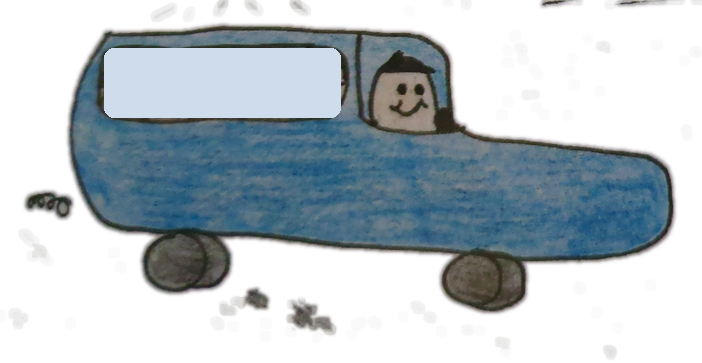
#> input picture scenes/sc05-uber/assets/car_blue.png, 702 x 363 px, given in place of 09_uber_closeup.jpg, which was not available; the run also reads 1 picture not shown here
$ python prepare_pictures.py
#> lines starting #> are read from the running program, lines starting #| are printed output that depends on the picture; after the words box and inside, x2 and y2 are one past the last pixel; in counts of white or black regions, pixels touching at a corner belong together
### tools/picture_tricks.py
"""
picture_tricks.py  -  the picture tools every scene's prepare_pictures.py uses.

  open_master(name)        open a master photo the right way up
  cut_to_width(...)        cut a box out of it, resized to 1280 wide
  ink_strength(img)        how "inky" each pixel is (dark pen lines)
  lift_ink(...)            make a see-through PNG of just the ink
  fill_inside(ink, box)    ink PLUS everything inside its outline (solid shapes)
  rub_out(...)             paint over things so they disappear from a background
  feather(img, colour)     blend a picture's edges into a flat colour

A scene uses them like this (see scenes/sc03-flight/tools/prepare_pictures.py):

    import sys; sys.path.insert(0, str(STORY / "tools"))
    from picture_tricks import *

(Scenes 1 and 2 were made before this file existed and keep their own copies.)
"""
from pathlib import Path

import numpy as np
from PIL import Image, ImageOps, ImageFilter, ImageDraw

STORY = Path(__file__).resolve().parents[1]  # .../storybook
WIDTH = 1280                                 # every background is made this wide


def open_master(name, rotate_clockwise=0):
    """Open a master photo the right way up, and work out the scale factor.
    rotate_clockwise: the same number as in index/images.csv for this photo
    (some photos were taken sideways)."""
    img = ImageOps.exif_transpose(Image.open(STORY / "originals" / name)).convert("RGB")
    if rotate_clockwise:
        img = img.rotate(-rotate_clockwise, expand=True)   # rotate() turns anti-clockwise
    # Working copies are 1000 px on their LONG side, so that's our ruler
    return img, max(img.size) / 1000

def cut_to_width(img, scale, box):
    """Cut a box (working-copy pixels) from the master, resize to WIDTH wide.
    Also return a function that turns working-copy points into pixels on
    the new picture (we need that to place the sprites)."""
    piece = img.crop(tuple(round(v * scale) for v in box))
    k = WIDTH / piece.width
    piece = piece.resize((WIDTH, round(piece.height * k)), Image.LANCZOS)
    zoom = WIDTH / (box[2] - box[0])         # working px -> new picture px
    to_px = lambda x, y: (round((x - box[0]) * zoom), round((y - box[1]) * zoom))
    return piece, to_px


def ink_strength(img):
    """0..255 for every pixel: how much darker it is than the paper nearby.

    We judge darkness by each pixel's BRIGHTEST colour (red, green or blue).
    Black pen is dark in all three, but red paint is still bright in red,
    so the red watercolour doesn't get mistaken for ink."""
    bright = Image.fromarray(np.asarray(img).max(axis=2))
    grey = np.asarray(bright, dtype=np.float32)
    # The lightest pixel within a small square = the paper colour there.
    paper = np.asarray(bright.filter(ImageFilter.MaxFilter(15))
                       .filter(ImageFilter.GaussianBlur(6)), dtype=np.float32)
    darker = paper - grey
    # Below 22 is just paper texture; from there it ramps up to solid quickly.
    return np.clip((darker - 22) * 5, 0, 255)


# [7 lines left out: function lift_ink, not called in this run]


def fill_holes(pic, good):
    """Fill the holes in a picture from the colours around them.

    "Push-pull": shrink the picture to half size again and again (holes
    get smaller each time, until they vanish), then grow it back,
    using the small, hole-free versions to fill the holes at each size.
    pic:  the picture (height x width x 3);  good: 1 = keep, 0 = hole."""
    h, w = good.shape
    if min(h, w) <= 2 or good.min() > 0.99:
        return pic
    # Shrink: average each 2x2 block, counting only the good pixels
    H, W = (h + 1) // 2 * 2, (w + 1) // 2 * 2
    pp = np.zeros((H, W, 3), np.float32); pp[:h, :w] = pic * good[..., None]
    gg = np.zeros((H, W), np.float32);    gg[:h, :w] = good
    sum_p = pp.reshape(H // 2, 2, W // 2, 2, 3).sum(axis=(1, 3))
    sum_g = gg.reshape(H // 2, 2, W // 2, 2).sum(axis=(1, 3))
    small = sum_p / np.maximum(sum_g, 1e-6)[..., None]
    small = fill_holes(small, np.minimum(sum_g, 1))           # fill the smaller one first
    # Grow it back smoothly to full size
    big = np.stack([np.asarray(Image.fromarray(small[..., c].astype(np.float32), "F")
                               .resize((W, H), Image.BILINEAR)) for c in range(3)], -1)[:h, :w]
    return pic * good[..., None] + big * (1 - good[..., None])


# [18 lines left out: function rub_out, not called in this run]


def feather(img, colour, px=60):
    """Blend the edges of a picture into a flat colour, so it sits on a
    plain background of that colour without a hard line around it."""
    w, h = img.size
    edge = np.ones((h, w), np.float32)
    ramp = np.linspace(0, 1, px)
    edge[:px, :] *= ramp[:, None]; edge[-px:, :] *= ramp[::-1][:, None]
    edge[:, :px] *= ramp[None, :]; edge[:, -px:] *= ramp[None, ::-1]
    flat = np.array(colour, np.float32)
    out = np.asarray(img, np.float32) * edge[..., None] + flat * (1 - edge[..., None])
    return Image.fromarray(out.astype(np.uint8))


def fill_inside(ink, region):
    """For a head: the outline's ink PLUS everything inside the outline,
    so the pale face comes too (not just its lines).
    How: paint the outside of the head starting from a corner, like the
    paint-bucket tool. Whatever the paint can't reach is inside the head."""
    x0, y0, x1, y1 = region
    lines = Image.fromarray(((ink[y0:y1, x0:x1] > 40) * 255).astype(np.uint8))
    lines = lines.filter(ImageFilter.MaxFilter(5))   # fatten lines to close tiny gaps
    lines = Image.fromarray(np.pad(np.asarray(lines), 2)).copy()   # a border so paint flows
                                                     # all round (.copy() so it can be painted)
    ImageDraw.floodfill(lines, (0, 0), 128)          # 128 = "outside"
    inside = (np.asarray(lines)[2:-2, 2:-2] != 128) * 255
    # Solid inside the head, and the normal soft ink for hair etc. outside it
    solid = np.asarray(Image.fromarray(inside.astype(np.uint8))
                       .filter(ImageFilter.GaussianBlur(1.5)), np.float32)
    return np.maximum(solid, ink[y0:y1, x0:x1])

### scenes/sc05-uber/tools/prepare_pictures.py
"""
prepare_pictures.py  -  cut the pictures for SC-05 "Uber World, Part One"

  PART 1 uses IMG-012 (the "UBER!" close-up, master 09_uber_closeup.jpg)
  PART 2 uses IMG-013 (the "Le Hotel" close-up, master 09_hotel_closeup.jpg)
  PART 3 uses the top picture of IMG-014 (the bunk beds, master 10.jpg)
  and both parts borrow a paragraph of words from IMG-011 (the whole
  page, master 09.jpg).

Boxes are measured on the working copies (working/IMG-0xx.jpg, 1000 px
on the long side). The picture tools live in storybook/tools/picture_tricks.py.

Makes, in ../assets/:
  uber_blank.jpg            the night sky with both cars rubbed out
  car_blue.png, car_pink.png    the two Ubers, passenger windows EMPTY
  ub_head1..9.png           the passengers (5 in the blue car, 4 in the pink)
  oui_oui.png, non_non.png  what each car shouts
  tash_text.png             "Tash's quick-thinking summoned two Ubers..."
  hotel_blank.jpg           page 2: yellow paper + the hotel with empty
                            windows and the bottom picture hidden
  win_head1..6.png          the faces for the six hotel windows
  hotel_bottom.png          the bottom picture (reception, pinball...)
  ensued_text.png           "What ensued was the calm before the storm..."
  bunks.jpg                 page 3: everyone asleep in the bunk beds (IMG-014)
  pa_intro_text.png         "After a gentle snooze, the Titanic Club rolled..."

And layout.js (window.LAYOUT5): where everything goes, in screen pixels.

Run:   python3 tools/prepare_pictures.py     then   python3 make_offline.py
"""
import json
import sys
from pathlib import Path

HERE = Path(__file__).resolve().parent
SCENE = HERE.parent
OUT = SCENE / "assets"
sys.path.insert(0, str(HERE.parents[2] / "tools"))  # storybook/tools
from picture_tricks import *                         # open_master, rub_out, ...

layout = {}

def as_int(*values):
    """Plain whole numbers (numpy's own number types upset json)."""
    return [int(v) for v in values]

def save_png(name, rgb_img, alpha):
    im = rgb_img.convert("RGBA")
    im.putalpha(Image.fromarray(np.clip(alpha, 0, 255).astype(np.uint8)))
    im.save(OUT / (name + ".png"))
    print(name + ".png", im.size)


# =====================================================================
#  PART 1 - the night sky and the two Ubers (IMG-012)
# =====================================================================
master, s = open_master("09_uber_closeup.jpg")
#> in open_master, `img = ImageOps.exif_transpose(Image.open(STORY / "originals" / name))...`:
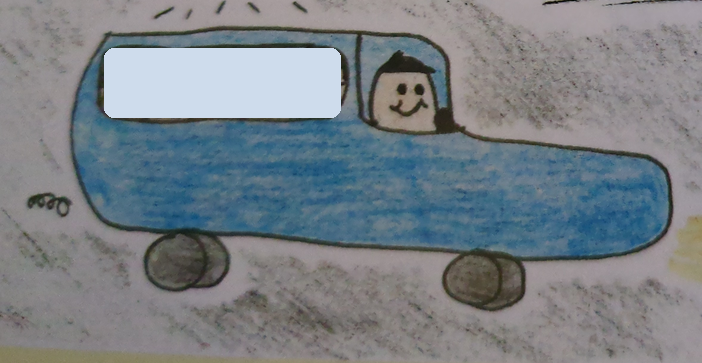
#> img: PIL image 702x363 RGB; mean R, G, B 120.8, 128.1, 134
#> s = 0.702
sky, to_px = cut_to_width(master, s, (40, 50, 970, 704))     # screen-shaped (1280 x 900)
rgb = np.asarray(sky, np.float32)
H1, W1 = rgb.shape[:2]

def px(box):
    """A working-copy box -> a box in pixels on the screen-shaped picture."""
    (x0, y0), (x1, y1) = to_px(*box[:2]), to_px(*box[2:])
    return max(x0, 0), max(y0, 0), min(x1, W1), min(y1, H1)

# The thick black felt-tip lines. The grey pencil sky is lighter.
marker = ((rgb.max(axis=2) < 95) * 255).astype(np.float32)
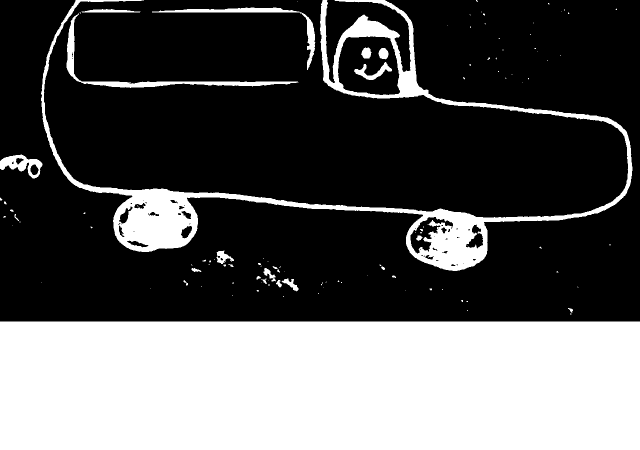
#> marker: shape (900, 1280) float32 (shown at 1/2 size); 34.6% white; 112 white regions (83 under 20 px), largest, box (x1, y1, x2, y2) and area: (0, 643, 1280, 900) 328960, (82, 0, 1265, 542) 55356, (133, 27, 597, 176) 4702
ink = ink_strength(sky)
cover = np.zeros(marker.shape, np.float32)       # everything to rub out

def traced_mask(shapes):
    """A soft mask of hand-traced shapes: ("poly", [points]) or ("oval", box)."""
    m = Image.new("L", sky.size, 0)
    d = ImageDraw.Draw(m)
    for kind, pts in shapes:
        if kind == "poly":
            d.polygon([to_px(x, y) for x, y in pts], fill=255)
        else:
            d.ellipse((*to_px(*pts[:2]), *to_px(*pts[2:])), fill=255)
    return np.asarray(m.filter(ImageFilter.GaussianBlur(1.5)), np.float32)

def car_sprite(name, box, window, slots, glass, traced=None):
    """Cut out one car: its outline and everything inside it (fill_inside),
    with the passengers' window painted over as EMPTY glass.
    The passengers are saved separately, one picture per seat (slots)."""
    b = px(box)
    x0, y0, x1, y1 = b
    if traced:
        alpha = traced_mask(traced)[y0:y1, x0:x1]
    else:
        alpha = fill_inside(marker, b)
    # Tidy: fill_inside also returns stray specks of ink nearby. "Opening"
    # (shrink, then grow back) removes anything thinner than 9 pixels,
    # but the big solid car survives.
    m = Image.fromarray(np.clip(alpha, 0, 255).astype(np.uint8))
    solid = np.asarray(m.filter(ImageFilter.MinFilter(9)).filter(ImageFilter.MaxFilter(13)), np.float32)
    alpha = np.minimum(alpha, solid)
    car = sky.crop(b)
    # The passengers, one rectangle per seat, BEFORE we empty the window
    wy0, wy1 = window[1], window[3]
    for i, (sx0, sx1) in enumerate(zip(slots[:-1], slots[1:])):
        hb = px((sx0, wy0, sx1, wy1))
        head = sky.crop(hb).convert("RGBA")
        head.save(OUT / f"ub_head{name_heads[0] + i}.png")
        layout[f"ub_head{name_heads[0] + i}"] = {"x": hb[0], "y": hb[1]}
    name_heads[0] += len(slots) - 1
    # Empty glass over the passenger window (rounded box, a bit inside
    # the window's black edge so the edge still shows)
    w = px(window)
    draw = ImageDraw.Draw(car)
    draw.rounded_rectangle((w[0] - x0, w[1] - y0, w[2] - x0, w[3] - y0), radius=10, fill=glass)
    save_png(name, car, alpha)
    layout[name] = {"x": x0, "y": y0}
    cover[y0:y1, x0:x1] = np.maximum(cover[y0:y1, x0:x1], alpha)
    return b

name_heads = [1]          # passengers are numbered 1, 2, 3... across both cars
blue = car_sprite("car_blue", (55, 440, 565, 705), window=(131, 475, 302, 525),
                  slots=[128, 164, 197, 232, 265, 302], glass=(206, 220, 236))
#> after the loop in car_sprite, `for i, (sx0, sx1) in enumerate(zip(slots[:-1], slots[1:])):`:
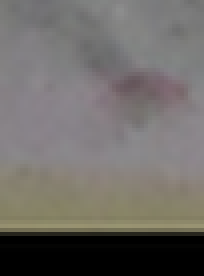
#> head: PIL image 51x69 RGBA (shown 4 times larger); mean R, G, B, A 110.4, 107, 103.5, 255
#> after the loop in car_sprite, `for i, (sx0, sx1) in enumerate(zip(slots[:-1], slots[1:])):`: layout = 5 items
#| car_blue.png (702, 363)
pink = car_sprite("car_pink", (615, 305, 945, 505), window=(648, 340, 772, 373),
                  slots=[645, 683, 708, 740, 773], glass=(232, 226, 232),
                  # its thin outline has gaps, so it's traced by hand instead
                  traced=[("poly", [(632, 345), (640, 330), (660, 326), (720, 323), (780, 320), (812, 320),
                                    (832, 328), (836, 375), (860, 378), (895, 382), (915, 393), (926, 415),
                                    (930, 440), (918, 453), (880, 458), (800, 460), (700, 458), (655, 450),
                                    (637, 438), (631, 400)]),
                          ("oval", (687, 450, 761, 498)), ("oval", (847, 456, 901, 503))])
#> call 2 of car_sprite, with name = 'car_pink', box = (615, 305, 945, 505), window = (648, 340, 772, 373), glass = (232, 226, 232)
#> after the loop in car_sprite (call 2), `for i, (sx0, sx1) in enumerate(zip(slots[:-1], slots[1:])):`:
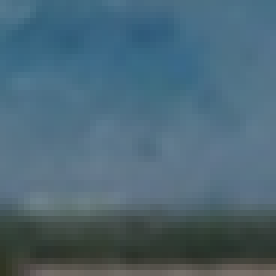
#> head: PIL image 46x46 RGBA (shown 6 times larger); mean R, G, B, A 75.5, 102.9, 117.5, 255
#> after the loop in car_sprite (call 2), `for i, (sx0, sx1) in enumerate(zip(slots[:-1], slots[1:])):`: layout = 10 items
#| car_pink.png (455, 275)

def words(name, box, attach_to):
    """Lift just the ink of a shout ("oui, oui!") from the sky."""
    b = px(box)
    x0, y0, x1, y1 = b
    a = ink[y0:y1, x0:x1]
    save_png(name, sky.crop(b), a)
    layout[name] = {"x": b[0], "y": b[1]}
    cover[y0:y1, x0:x1] = np.maximum(cover[y0:y1, x0:x1], a)

words("oui_oui", (160, 408, 290, 456), "car_blue")
#> in words, `a = ink[y0:y1, x0:x1]`:
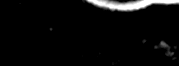
#> a: shape (66, 179) float32; min 0, max 255, mean 11.8
#| oui_oui.png (179, 66)
#> in words, `cover[y0:y1, x0:x1] = np.maximum(cover[y0:y1, x0:x1], a)`:
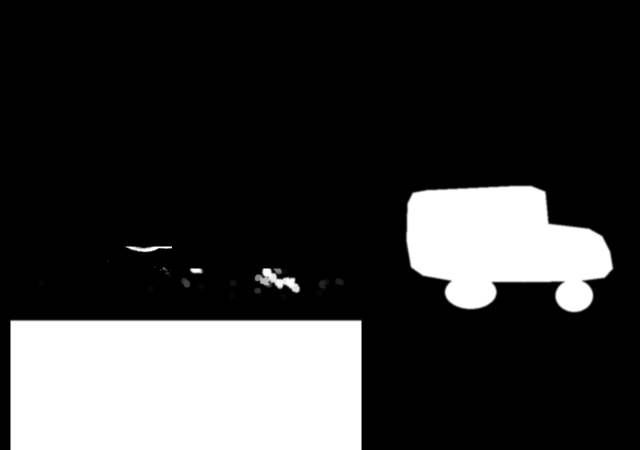
#> cover: shape (900, 1280) float32 (shown at 1/2 size); min 0, max 255, mean 56.8
words("non_non", (662, 278, 772, 320), "car_pink")
#> call 4 of save_png, with name = 'non_non'
#> in save_png (call 4), `im = rgb_img.convert("RGBA")`:
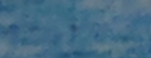
#> im: PIL image 151x58 RGBA; mean R, G, B, A 69.4, 107.7, 132.2, 255
#| non_non.png (151, 58)

# Other things to rub out: the speed lines, the little "ooo" exhaust
# and the yellow dust puff
for box in [(380, 355, 640, 445), (75, 572, 110, 600), (535, 585, 650, 645)]:
    x0, y0, x1, y1 = px(box)
    cover[y0:y1, x0:x1] = np.maximum(cover[y0:y1, x0:x1], np.maximum(ink[y0:y1, x0:x1], marker[y0:y1, x0:x1]))
x0, y0, x1, y1 = px((535, 585, 650, 645))                          # the puff is yellow, not ink:
cover[y0:y1, x0:x1] = 255                                          # rub out the whole box

# Each car sits on a white "halo" of unshaded paper. Rub that out too:
# the bright pixels close around each car.
near_car = np.asarray(Image.fromarray(np.clip(cover, 0, 255).astype(np.uint8))
                      .filter(ImageFilter.MaxFilter(51)), np.float32) > 10
bright = rgb.min(axis=2) > 175
halo = (near_car & bright) * 255.0
cover = np.maximum(cover, halo)
hole = np.asarray(Image.fromarray(np.clip(cover, 0, 255).astype(np.uint8))
                  .filter(ImageFilter.MaxFilter(9)).filter(ImageFilter.GaussianBlur(3)), np.float32) / 255

# Fill the holes: first smoothly (push-pull), then COPY real pencil sky
# over them from a clean spot nearby (like the "clone" brush), trying a
# few shifts in turn. Clean = not near anything we rub out, and not in
# the top band with the moon, stars, "UBER!" and Tash.
filled = fill_holes(rgb, 1 - hole)
clean = (np.asarray(Image.fromarray(np.clip(cover, 0, 255).astype(np.uint8))
                    .filter(ImageFilter.MaxFilter(25)), np.float32) < 10)
clean[:px((0, 0, 1, 245))[3], :] = False                          # the top band
# ...and only copy from properly SHADED sky: not the white paper margins,
# not the yellow page around the drawing. (Judged on a blurred copy, so
# the gaps between pencil strokes still count as shaded.)
shade = np.asarray(Image.fromarray(rgb.min(axis=2).astype(np.uint8)).filter(ImageFilter.GaussianBlur(10)), np.float32)
not_yellow = rgb[..., 2] > 0.85 * rgb[..., 0]
clean &= (shade < 200) & not_yellow
need = hole > 0.02
done = np.zeros_like(need)
copy = filled.copy()
shifts = [(dx, dy) for r in (130, 260, 390, 520) for dx, dy in
          [(0, r), (0, -r), (r, 0), (-r, 0), (r, r), (-r, r), (r, -r), (-r, -r)]]
for dx, dy in shifts:
    ys, xs = np.nonzero(need & ~done)
    sx, sy = xs + dx, ys + dy
    ok = (sx >= 0) & (sx < W1) & (sy >= 0) & (sy < H1)
    ys, xs, sx, sy = ys[ok], xs[ok], sx[ok], sy[ok]
    good = clean[sy, sx]
    copy[ys[good], xs[good]] = rgb[sy[good], sx[good]]
    done[ys[good], xs[good]] = True
#> this loop made 32 passes
#> (xs, sx, sy, good) on pass 27: ([172, 173, 172, 173, 172, 173], [692, 693, 692, 693, 692, 693], [893, 893, 894, 894, 895, 895], [False, False, False, False, False, False])
print("sky: copied", int(done.sum()), "of", int(need.sum()), "pixels")
#| sky: copied 330284 of 330327 pixels
blank = rgb * (1 - hole[..., None]) + copy * hole[..., None]
Image.fromarray(np.clip(blank, 0, 255).astype(np.uint8)).save(OUT / "uber_blank.jpg", quality=88)
print("uber_blank.jpg", sky.size)
#| uber_blank.jpg (1280, 900)


# =====================================================================
#  The words, from the whole page (IMG-011)
# =====================================================================
page, s11 = open_master("09.jpg", rotate_clockwise=90)
#> s11 = 0.455
def page_crop(box):
    return page.crop(tuple(round(v * s11) for v in box))

def words_only(box, height):
    """Just the printed words of a paragraph (see-through around them),
    resized to 'height' pixels tall. The photo of the page is shadowy,
    so we keep only the ink and put it on clean paper of our own."""
    crop = page_crop(box)
    crop = crop.resize((round(crop.width * height / crop.height), height), Image.LANCZOS)
    alpha = ink_strength(crop)
    ink_colour = Image.new("RGB", crop.size, (28, 26, 24))   # nice even black
    return ink_colour, alpha

im, a = words_only((48, 350, 302, 600), 520)
save_png("tash_text", im, a)
#| tash_text.png (525, 520)
ensued, ensued_alpha = words_only((48, 628, 308, 945), 680)
paper = (244, 234, 172)          # the book's pale yellow page

# =====================================================================
#  PART 2 - Le Hotel (IMG-013), on a page of yellow paper
# =====================================================================
hmaster, s13 = open_master("09_hotel_closeup.jpg", rotate_clockwise=90)
#> s13 = 0.455
HBOX = (75, 30, 640, 1000)                        # the hotel, working-copy box
hotel = hmaster.crop(tuple(round(v * s13) for v in HBOX))
k = 900 / hotel.height                            # fit the screen's height
hotel = hotel.resize((round(hotel.width * k), 900), Image.LANCZOS)
hx = 1280 - hotel.width - 30                      # where it goes on the screen
def hp(x, y):
    """Working-copy point on IMG-013 -> pixel on the hotel picture."""
    return round((x - HBOX[0]) * s13 * k), round((y - HBOX[1]) * s13 * k)
hrgb = np.asarray(hotel, np.float32)

# Yellow = lots of red and green, not much blue
yellow = (hrgb[..., 0] > 80) & (hrgb[..., 1] > 70) & (hrgb[..., 2] < 0.55 * hrgb[..., 1])

# The six windows: rough box (inside the black frame) and where the
# little heart ends (the face is below it).  Working-copy numbers.
WINDOWS = [((152, 208, 271, 320)), ((333, 228, 398, 311)), ((438, 212, 544, 318)),
           ((137, 384, 272, 545)), ((314, 415, 392, 540)), ((430, 396, 535, 546))]
hrgb2 = hrgb.copy()
rng = np.random.default_rng(5)
for i, (x0, y0, x1, y1) in enumerate(WINDOWS, start=1):
    (a, b), (c, d) = hp(x0, y0), hp(x1, y1)
    face = ~yellow[b:d, a:c]                           # not yellow = the face
    m = Image.fromarray((face * 255).astype(np.uint8))
    m = m.filter(ImageFilter.MinFilter(3)).filter(ImageFilter.MaxFilter(3))  # remove specks
    m = m.filter(ImageFilter.MaxFilter(5)).filter(ImageFilter.MinFilter(5))  # close small gaps
    alpha = np.asarray(m.filter(ImageFilter.GaussianBlur(1)), np.float32)
    save_png(f"win_head{i}", hotel.crop((a, b, c, d)), alpha)
    layout[f"win_head{i}"] = {"x": hx + a, "y": b}
    # Empty the window: paint the face's place in this window's yellow,
    # with a little grain so it looks like crayon, not flat paint
    win_yellow = np.median(hrgb[b:d, a:c][yellow[b:d, a:c]], axis=0)
    print("window", i, "yellow pixels", int(yellow[b:d, a:c].sum()), "of", (d - b) * (c - a))
    grown = np.asarray(m.filter(ImageFilter.MaxFilter(7)).filter(ImageFilter.GaussianBlur(1.5)),
                       np.float32)[..., None] / 255
    paint = win_yellow + rng.normal(0, 6, (d - b, c - a, 1))
    hrgb2[b:d, a:c] = hrgb2[b:d, a:c] * (1 - grown) + paint * grown
#> this loop made 6 passes
#> (a, b, c, d, win_yellow) on passes 1 to 6: (72, 165, 182, 269, [nan, nan, nan]), (240, 184, 300, 261, [nan, nan, nan]), (337, 169, 436, 267, [90, 99, 50]), (58, 329, 183, 478, [nan, nan, nan]), (222, 358, 294, 474, [nan, nan, nan]), (330, 340, 427, 479, [nan, nan, nan])
#> (printed output is left out)
#> after the loop, layout = 19 items

# The bottom picture: save it, then hide it under plain paper
(bx0, by0), (bx1, by1) = hp(100, 572), hp(598, 1000)
#> bx0 = 23; by0 = 503; bx1 = 486; by1 = 901
bx0, by1 = max(bx0, 0), min(by1, hotel.height)
#> by1 = 900
Image.fromarray(np.clip(hrgb, 0, 255).astype(np.uint8)).crop((bx0, by0, bx1, by1)).save(OUT / "hotel_bottom.png")
layout["hotel_bottom"] = {"x": hx + bx0, "y": by0}
print("hotel_bottom.png", (bx1 - bx0, by1 - by0))
#| hotel_bottom.png (463, 397)
wall = np.percentile(hrgb[hp(0, 330)[1]:hp(0, 350)[1], hp(290, 0)[0]:hp(420, 0)[0]].reshape(-1, 3), 90, axis=0)   # the lighter wall
#> wall = [232, 226, 232]
hrgb2[by0:by1, bx0:bx1] = wall + rng.normal(0, 4, (by1 - by0, bx1 - bx0, 1))   # paper, a little grainy

# The whole page: yellow paper, the hotel on the right
canvas = Image.new("RGB", (1280, 900), paper)
hotel_done = feather(Image.fromarray(np.clip(hrgb2, 0, 255).astype(np.uint8)), paper, px=25)
canvas.paste(hotel_done, (hx, 0))
canvas.save(OUT / "hotel_blank.jpg", quality=88)
print("hotel_blank.jpg", canvas.size)
#| hotel_blank.jpg (1280, 900)

# The words go on the left, blended into the paper at the edges
save_png("ensued_text", ensued, ensued_alpha)
#| ensued_text.png (557, 680)
layout["ensued_text"] = {"x": max(20, (hx - ensued.width) // 2), "y": (900 - ensued.height) // 2}
print("ensued_text.png", ensued.size)
#| ensued_text.png (557, 680)

# =====================================================================
#  PART 3 - all asleep in the bunk beds (top picture of IMG-014)
# =====================================================================
# The picture is wider than the screen's shape, so it fills the width
# and sits in the middle, with night-time dark above and below it.
bmaster, s14 = open_master("10.jpg")
#> (the run stopped early here; a loop or call above may not have finished)
